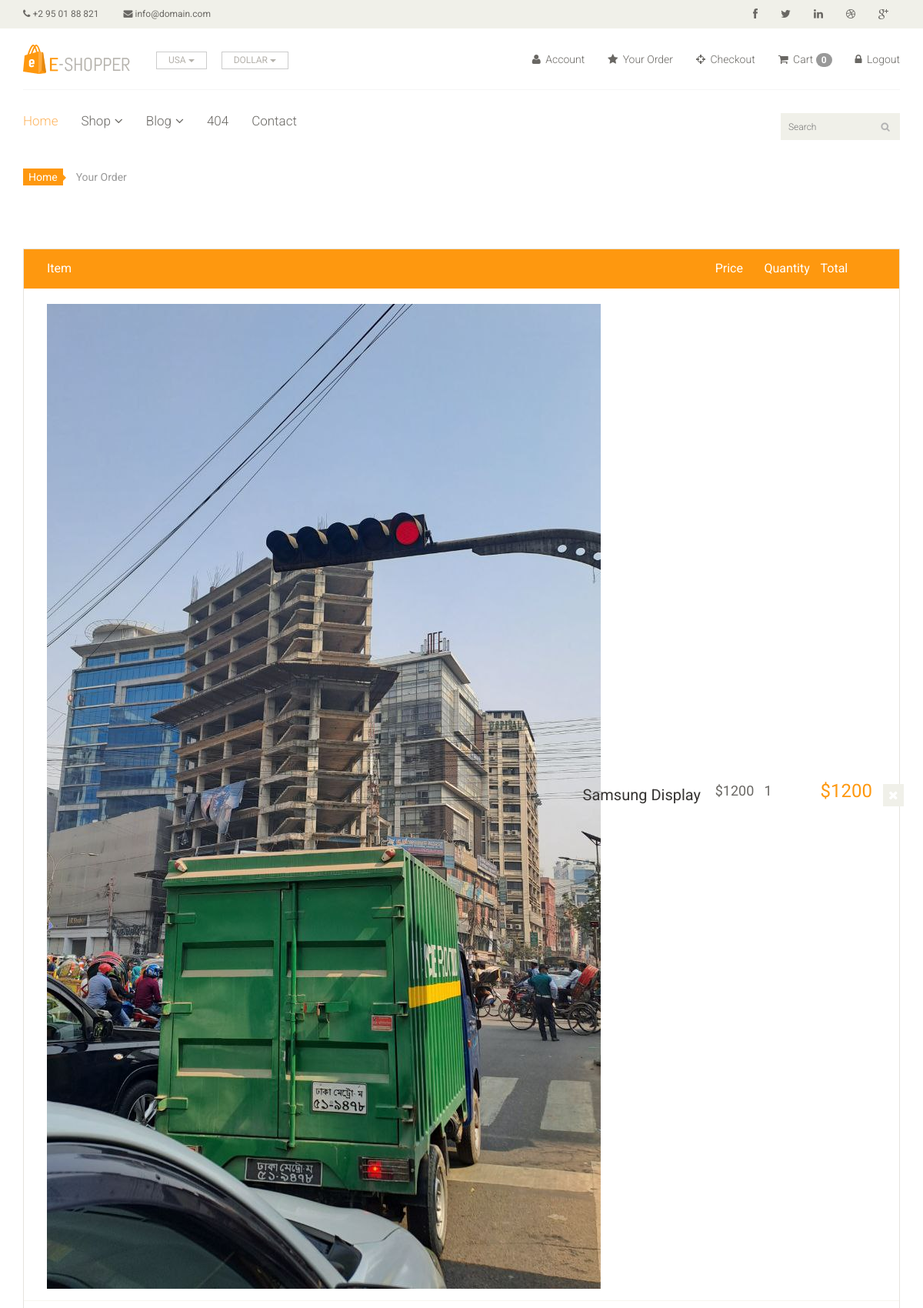
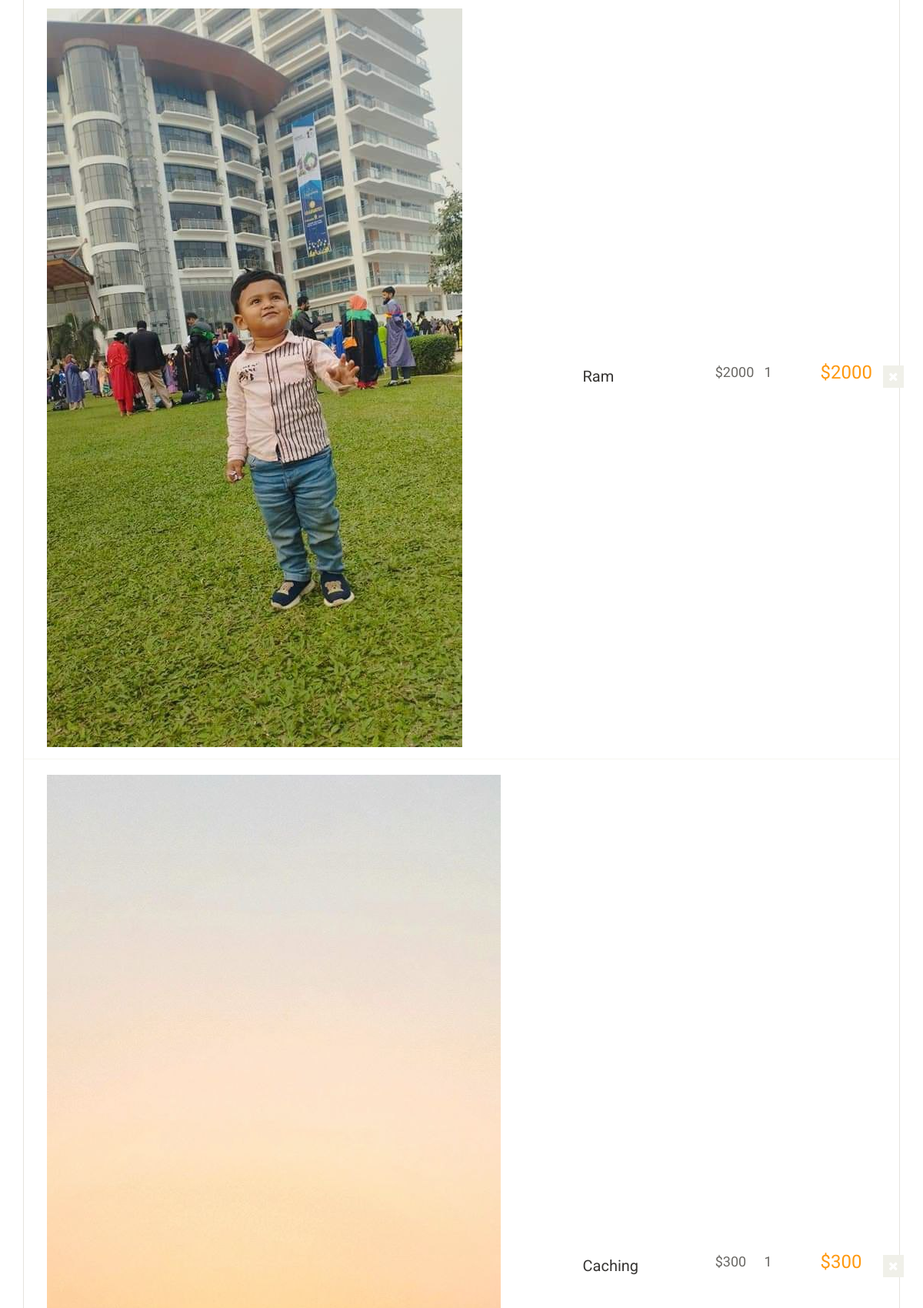
Page /order/ (signed in, upper part) on the committed database (2 pictures, top to bottom).
### app2/models.py (models this page shows, shortened)
class Order(models.Model):
    image = models.ImageField(upload_to='ecommerce/order/image')
    product = models.CharField(max_length=1000, default='')
    user = models.ForeignKey(User, on_delete=models.CASCADE)
    price = models.IntegerField()
    quantity = models.CharField(max_length=5)
    total = models.CharField(max_length=1000,default='')
    address = models.TextField()
    phone = models.CharField(max_length=20)
    pincode = models.CharField(max_length=20)
    date = models.DateField(default=datetime.datetime.today)

### E_Shop/views.py (the view)
# urls.py: path('order/',views.yourorder, name="order"),
def yourorder(request):
    uid = request.session.get('_auth_user_id')
    user = User.objects.get(pk=uid)
    order = Order.objects.filter(user = user)
    context = {
        'order':order,
    }
    return render(request, 'order.html',context)

### templates/order.html (shortened to what this page needs)
{% extends 'master.html' %}
{% block body %}
<section id="cart_items">
    <div class="container">
        <div class="breadcrumbs">
            <ol class="breadcrumb">
              <li><a href="#">Home</a></li>
              <li class="active">Your Order</li>
            </ol>
        </div>
        <div class="table-responsive cart_info">
            <table class="table table-condensed">
                <thead>
                    <tr class="cart_menu">
                        <td class="image">Item</td>
                        <td class="description"></td>
                        <td class="price">Price</td>
                        <td class="quantity">Quantity</td>
                        <td class="total">Total</td>
                        <td></td>
                    </tr>
                </thead>
                <tbody>
                    {% for i in order %}
                    <tr>
                        <td class="cart_product">
                            <a href=""><img src="{{i.image}}" alt=""></a>
                        </td>
                        <td class="cart_description">
                            <h4><a href="">{{i.product}}</a></h4>
                        </td>
                        <td class="cart_price">
                            <p>${{i.price}}</p>
                        </td>
                        <td class="cart_price">
                            <div class="cart_quantity_button">
                                <p>{{i.quantity}}</p>
                            </div>
                        </td>
                        <td class="cart_total">
                            <p class="cart_total_price">${{i.total}}</p>
                        </td>
                        <td class="cart_delete">
                            <a class="cart_quantity_delete" href=""><i class="fa fa-times"></i></a>
                        </td>
                    </tr>
                    {% endfor %}
                </tbody>
            </table>
        </div>
    </div>
</section>
{% endblock %}

### static/css/main.css (style rules this page uses)
body { font-family: 'Roboto', sans-serif; background:; position: relative; font-weight:400px; }
a { -webkit-transition: 300ms; -moz-transition: 300ms; -o-transition: 300ms; transition: 300ms; }
h1, h2, h3, h4, h5, h6 { font-family: 'Roboto', sans-serif; }
.breadcrumbs { position: relative; }
.breadcrumbs .breadcrumb { background:transparent; margin-bottom: 75px; padding-left: 0; }
.breadcrumbs .breadcrumb li a { background:#FE980F; color: #FFFFFF; padding: 3px 7px; }
.breadcrumbs .breadcrumb li a:after { content:""; height:auto; width: auto; border-width: 8px; border-style: solid; border-color:transparent transparent transparent #FE980F; position: absolute; top: 11px; left:48px; }
.breadcrumbs .breadcrumb > li + li:before { content: " "; }
#cart_items .cart_info { border: 1px solid #E6E4DF; margin-bottom: 50px }
#cart_items .cart_info .cart_menu { background: #FE980F; color: #fff; font-size: 16px; font-family: 'Roboto', sans-serif; font-weight: normal; }
#cart_items .cart_info .table.table-condensed thead tr { height: 51px; }
#cart_items .cart_info .table.table-condensed tr { border-bottom: 1px solid#F7F7F0 }
#cart_items .cart_info .table.table-condensed tr:last-child { border-bottom: 0 }
.cart_info table tr td { border-top: 0 none; vertical-align: inherit; }
#cart_items .cart_info .image { padding-left: 30px; }
#cart_items .cart_info .cart_description h4 { margin-bottom: 0 }
#cart_items .cart_info .cart_description h4 a { color: #363432; font-family: 'Roboto',sans-serif; font-size: 20px; font-weight: normal; }
#cart_items .cart_info .cart_price p { color:#696763; font-size: 18px }
#cart_items .cart_info .cart_total_price { color: #FE980F; font-size: 24px; }
.cart_product { display: block; margin: 15px -70px 10px 25px; }
.cart_delete { display: block; margin-right: -12px; overflow: hidden; }
.cart_delete a { background:#F0F0E9; color: #FFFFFF; padding: 5px 7px; font-size: 16px }

### rows in the picture
Order: image (picture), product "Samsung Display", price "1200", quantity "1", total "1200"
Order: image (picture), product "Ram", price "2000", quantity "1", total "2000"
Order: image (picture), product "Caching", price "300", quantity "1", total "300"

### other values in the picture
{{ request.session.cart|length }} "0"
